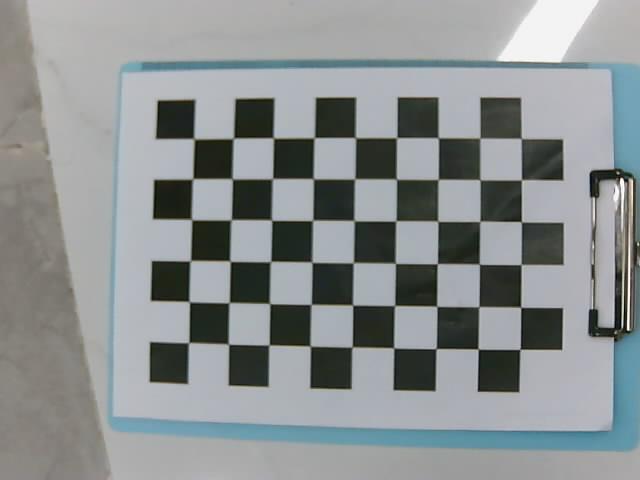
#> input picture opencv/calib/img/1.png, 640 x 480 px, given as the content of the folder /home/orangepi/Robogame/opencv/calib/imgup, which was not available
$ python calc.py
#> lines starting #> are read from the running program, lines starting #| are printed output that depends on the picture; pictures that were not available may be replaced by others from this repository, and a replacement may not be noted
import numpy as np
import cv2
import glob
import math

camera_choose = "up"
camera_index = "/dev/cam_up" if camera_choose == "up" else "/dev/cam_down"

height = 6
width = 9
length = 24.3

# ! 修改矩阵参数（长、宽），修改格子实际宽度，修改文件路径
def calibrate(folder="/home/orangepi/Robogame/opencv/calib/img/*.png", save="calib.npz"):
#> called with save = 'calibup.npz'
    images = glob.glob(folder)
    if not images:
        raise FileNotFoundError("没有找到标定图，请检查路径或后缀")

    # 备好棋盘在世界坐标系的3D点
    objp = np.zeros((height*width, 3), np.float32)
    objp[:, :2] = np.mgrid[0:width, 0:height].T.reshape(-1, 2)
    objp *= length

    obj_points, img_points = [], []
    img_size = None

    criteria = (cv2.TERM_CRITERIA_EPS + cv2.TERM_CRITERIA_MAX_ITER, 30, 1e-3)

    used = 0
    for fname in images:
        img = cv2.imread(fname)
#> img is the input picture: shape (480, 640, 3); mean B, G, R 144.8, 144.2, 139.2
        if img is None:
            continue
        gray = cv2.cvtColor(img, cv2.COLOR_BGR2GRAY)
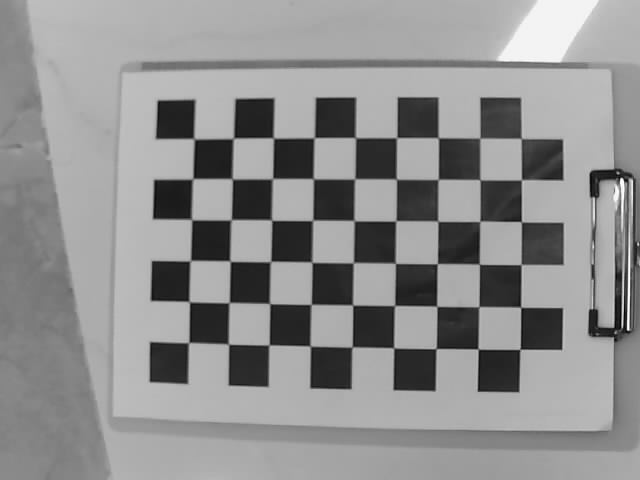
#> gray: shape (480, 640); min 1, max 254, mean 142.8
        img_size = (gray.shape[1], gray.shape[0])  # (w, h)
#> img_size = (640, 480)

        ret, corners = cv2.findChessboardCorners(gray, (width, height))
#> ret = True; corners = 54 rows, first 8: [194.4, 138.8], [233.5, 138.3], [273.4, 138.1], [314.3, 137.7], [355.5, 137.7], [396.7, 137.7], [438, 137.8], [479.7, 138.3]
        if not ret:
            continue

        corners = cv2.cornerSubPix(
            gray, corners, (5,5), (-1,-1), criteria
        )
#> corners = 54 rows, first 8: [194, 138.8], [233.4, 138.3], [273.5, 138], [314.3, 137.7], [355.5, 137.6], [396.6, 137.7], [438.2, 137.8], [479.9, 138.2]

        obj_points.append(objp)
        img_points.append(corners)
        used += 1

    if used < 8:
#> (the run stopped early here; a loop or call above may not have finished)

$ run again, on opencv/calib/img/13.png
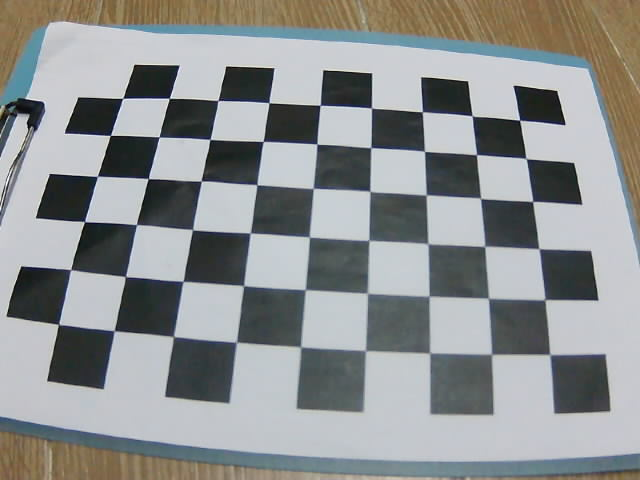
#> input picture opencv/calib/img/13.png, 640 x 480 px, given as the content of the folder /home/orangepi/Robogame/opencv/calib/imgup, which was not available
#> in calibrate, img is the input picture: shape (480, 640, 3); mean B, G, R 144.6, 144.6, 141.8
#> in calibrate, `gray = cv2.cvtColor(img, cv2.COLOR_BGR2GRAY)`:
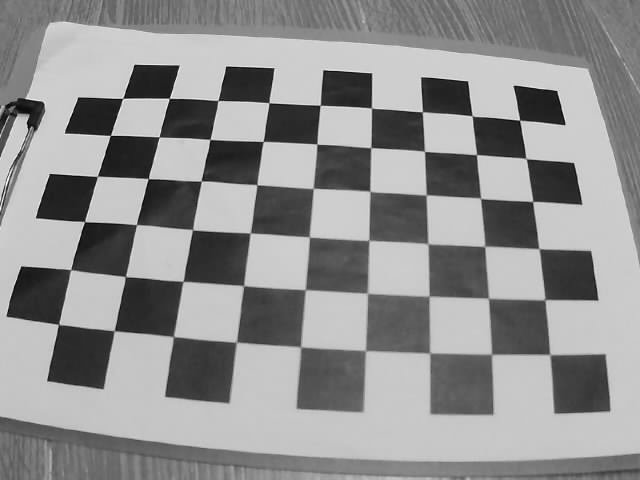
#> gray: shape (480, 640); min 1, max 255, mean 143.8
#> in calibrate, `ret, corners = cv2.findChessboardCorners(gray, (width, height))`: ret = True; corners = 54 rows, first 8: [549.6, 352.6], [491.6, 354.1], [429.9, 353.3], [365, 350.5], [301.1, 346.7], [236.2, 341.8], [173.7, 335.8], [114.4, 330.5]
#> in calibrate, `corners = cv2.cornerSubPix( gray, corners, (5,5), (-1,-1), criteria )`: corners = 54 rows, first 8: [549.8, 354.6], [491.6, 354.3], [429.7, 353], [365.3, 350.6], [300.6, 346.9], [236.4, 342.1], [173.4, 336.6], [114.2, 330.7]

$ run again, on opencv/calib/img/14.png
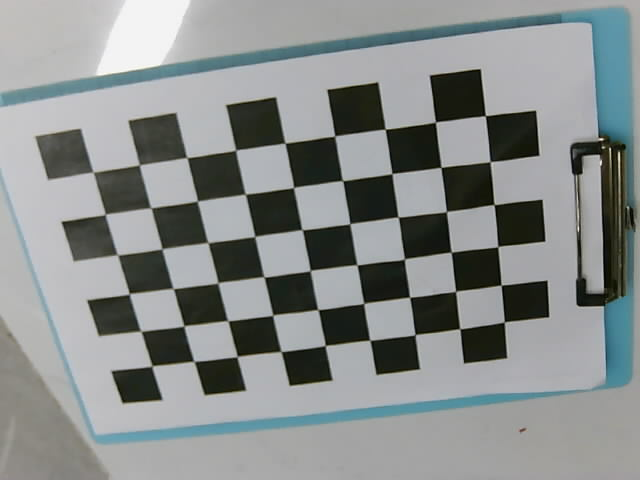
#> input picture opencv/calib/img/14.png, 640 x 480 px, given as the content of the folder /home/orangepi/Robogame/opencv/calib/imgup, which was not available
#> in calibrate, img is the input picture: shape (480, 640, 3); mean B, G, R 139.8, 140.5, 136.1
#> in calibrate, `gray = cv2.cvtColor(img, cv2.COLOR_BGR2GRAY)`:
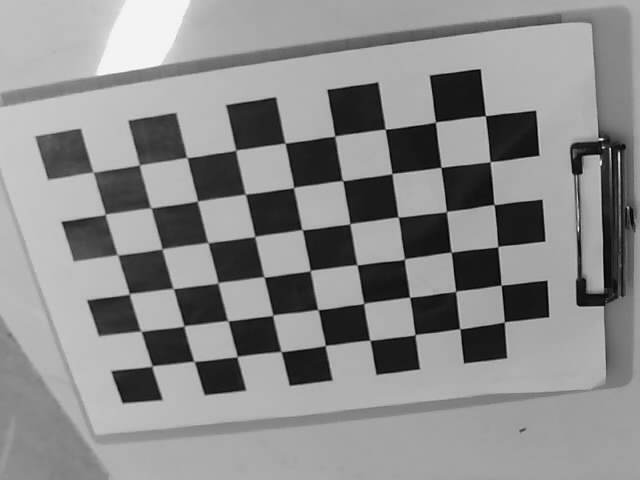
#> gray: shape (480, 640); min 0, max 254, mean 139.1
#> in calibrate, `ret, corners = cv2.findChessboardCorners(gray, (width, height))`: ret = True; corners = 54 rows, first 8: [92.74, 172.7], [140.2, 166.1], [187.2, 157.4], [236.8, 151], [285.8, 142.4], [334.3, 135.5], [385.8, 129], [436.3, 122.5]
#> in calibrate, `corners = cv2.cornerSubPix( gray, corners, (5,5), (-1,-1), criteria )`: corners = 54 rows, first 8: [93.12, 172.1], [139.4, 164.9], [186.9, 157.6], [235.8, 150.1], [285, 143.1], [334.7, 136.1], [385.2, 129.2], [435.4, 122.1]

$ run again, on opencv/calib/img/15.png
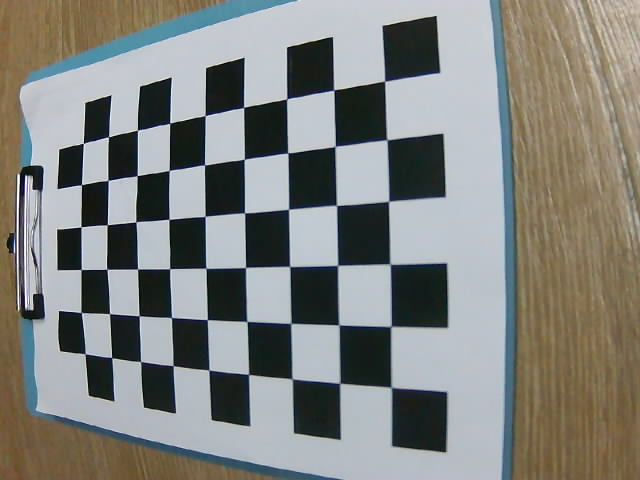
#> input picture opencv/calib/img/15.png, 640 x 480 px, given as the content of the folder /home/orangepi/Robogame/opencv/calib/imgup, which was not available
#> in calibrate, img is the input picture: shape (480, 640, 3); mean B, G, R 126.8, 130.5, 129.1
#> in calibrate, `gray = cv2.cvtColor(img, cv2.COLOR_BGR2GRAY)`:
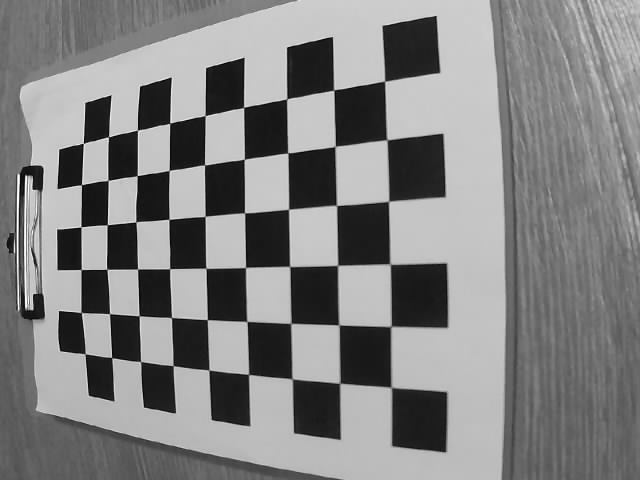
#> gray: shape (480, 640); min 0, max 255, mean 129.7
#> in calibrate, `ret, corners = cv2.findChessboardCorners(gray, (width, height))`: ret = True; corners = 54 rows, first 8: [391, 387.3], [339.8, 383.3], [292.2, 378.9], [248.6, 374.5], [208.8, 370.1], [173.3, 365.6], [140.5, 361.5], [111.6, 357.6]
#> in calibrate, `corners = cv2.cornerSubPix( gray, corners, (5,5), (-1,-1), criteria )`: corners = 54 rows, first 8: [391.1, 387.3], [339.7, 383.2], [292.2, 378.9], [248.6, 374.4], [208.9, 370], [173.2, 365.7], [140.6, 361.5], [111.6, 357.5]
